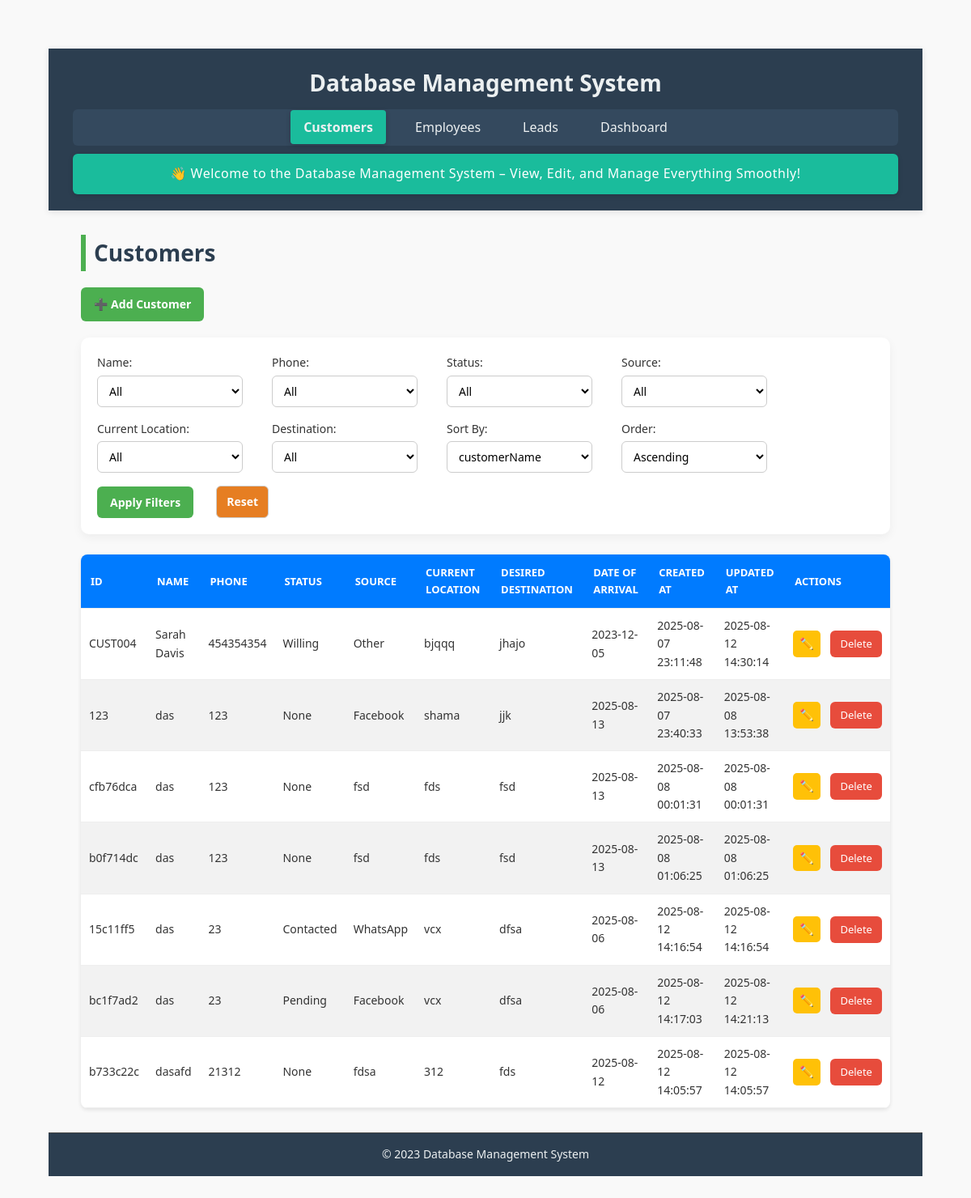
The page /customers on the database as committed earlier.
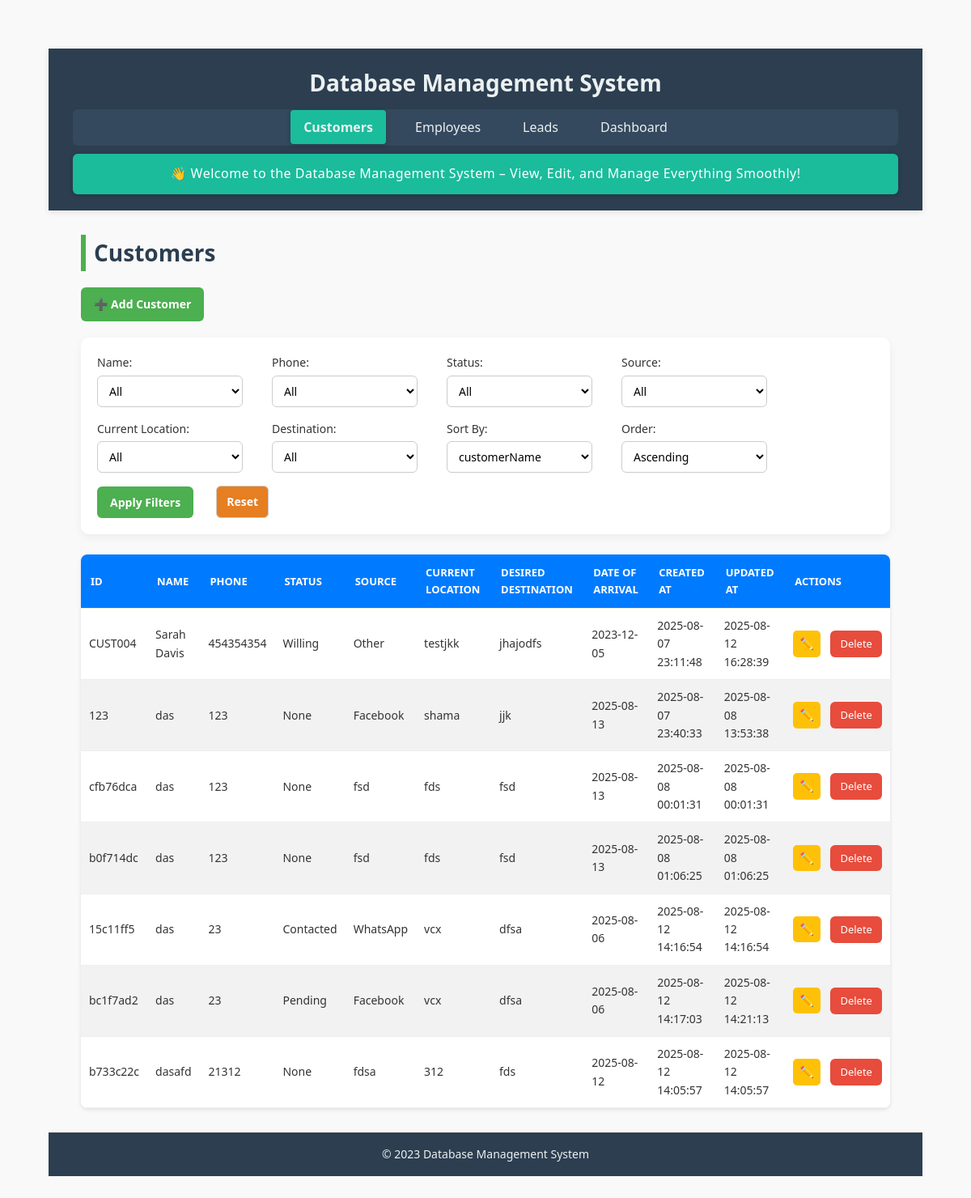
The same page on the database as committed later.
### tables this page shows
CREATE TABLE customers (
    customerId TEXT PRIMARY KEY,
    customerName TEXT NOT NULL,
    phone TEXT NOT NULL,
    source TEXT NOT NULL,
    currentLocation TEXT NOT NULL,
    desiredDestination TEXT NOT NULL,
    dateOfArrival TEXT,
    createdAt TEXT DEFAULT CURRENT_TIMESTAMP,
    updatedAt TEXT DEFAULT CURRENT_TIMESTAMP
, status TEXT);

### app.py (the view)
@app.route('/customers')
def customers():
    filters = {
        "customerName": request.args.get("name", ""),
        "phone": request.args.get("phone", ""),
        "source": request.args.get("source", ""),
        "currentLocation": request.args.get("currentLocation", ""),
        "desiredDestination": request.args.get("desiredDestination", "")
    }
    sort_by = request.args.get("sort_by", "customerName")
    sort_order = request.args.get("sort_order", "asc")
    query = "SELECT * FROM customers WHERE 1=1"
    params = []
    for col, val in filters.items():
        if val:
            query += f" AND {col} = ?"
            params.append(val)
    query += f" ORDER BY {sort_by} {sort_order.upper()}"
    with closing(get_db_connection()) as conn:
        with closing(conn.cursor()) as cursor:
            cursor.execute(query, params)
            customers = cursor.fetchall()
            column_values = {}
            for col in filters:
                cursor.execute(f"SELECT DISTINCT {col} FROM customers ORDER BY {col}")
                column_values[col] = [row[0] for row in cursor.fetchall() if row[0]]
    return render_template("customers.html",
                         customers=customers,
                         filters=filters,
                         sort_by=sort_by,
                         sort_order=sort_order,
                         column_values=column_values)

### app.py (called while the page is built)
def get_db_connection():
    conn = sqlite3.connect(DATABASE, timeout=10)
    conn.row_factory = sqlite3.Row
    conn.execute("PRAGMA journal_mode=WAL")
    return conn

### templates/customers.html (shortened to what this page needs)
{% extends "base.html" %}
{% block content %}
<h2>Customers</h2>
<div class="button-group">
    <a href="{{ url_for('add_customer') }}" class="btn">➕ Add Customer</a>
</div>
<form method="GET" action="{{ url_for('customers') }}" class="filter-form">
    <label>Name:
        <select name="customerName">
            <option value="">All</option>
        </select>
    </label>
    <label>Phone:
        <select name="phone">
            <option value="">All</option>
        </select>
    </label>
    <label>Status:
        <select name="status">
            <option value="">All</option>
        </select>
    </label>
    <label>Source:
        <select name="source">
            <option value="">All</option>
        </select>
    </label>
    <label>Current Location:
        <select name="currentLocation">
            <option value="">All</option>
        </select>
    </label>
    <label>Destination:
        <select name="desiredDestination">
            <option value="">All</option>
        </select>
    </label>
    <label>Sort By:
        <select name="sort_by">
            {% for col in ['customerId', 'customerName', 'phone', 'status', 'source', 'currentLocation', 'desiredDestination', 'dateOfArrival', 'createdAt', 'updatedAt'] %}
            <option value="{{ col }}" {% if sort_by == col %}selected{% endif %}>{{ col }}</option>
            {% endfor %}
        </select>
    </label>
    <label>Order:
        <select name="sort_order">
            <option value="asc" {% if sort_order == 'asc' %}selected{% endif %}>Ascending</option>
        </select>
    </label>
    <button type="submit" class="btn">Apply Filters</button>
    <a href="{{ url_for('customers') }}" class="btn danger">Reset</a>
</form>
<table>
    <thead>
        <tr>
            <th>ID</th>
            <th>Name</th>
            <th>Phone</th>
            <th>Status</th>
            <th>Source</th>
            <th>Current Location</th>
            <th>Desired Destination</th>
            <th>Date of Arrival</th>
            <th>Created At</th>
            <th>Updated At</th>
            <th>Actions</th>
        </tr>
    </thead>
    <tbody>
        {% for customer in customers %}
        <tr>
            <td>{{ customer.customerId }}</td>
            <td>{{ customer.customerName }}</td>
            <td>{{ customer.phone }}</td>
            <td>{{ customer.status }}</td>
            <td>{{ customer.source }}</td>
            <td>{{ customer.currentLocation }}</td>
            <td>{{ customer.desiredDestination }}</td>
            <td>{{ customer.dateOfArrival or '' }}</td>
            <td>{{ customer.createdAt }}</td>
            <td>{{ customer.updatedAt }}</td>
            <td>
                <a href="{{ url_for('edit_customer', customer_id=customer.customerId) }}" class="btn small">✏️</a>
                <a href="{{ url_for('delete_customer', customer_id=customer.customerId) }}" class="btn-delete"
                    onclick="return confirm('Are you sure you want to delete this customer?');">Delete</a>
            </td>
        </tr>
        {% endfor %}
    </tbody>
</table>
{% endblock %}

Rows that differ between the two databases and show on the page:
changed customers "CUST004": currentLocation "bjqqq" → "testjkk"; desiredDestination "jhajo" → "jhajodfs"; updatedAt "2025-08-12 14:30:14" → "2025-08-12 16:28:39"
